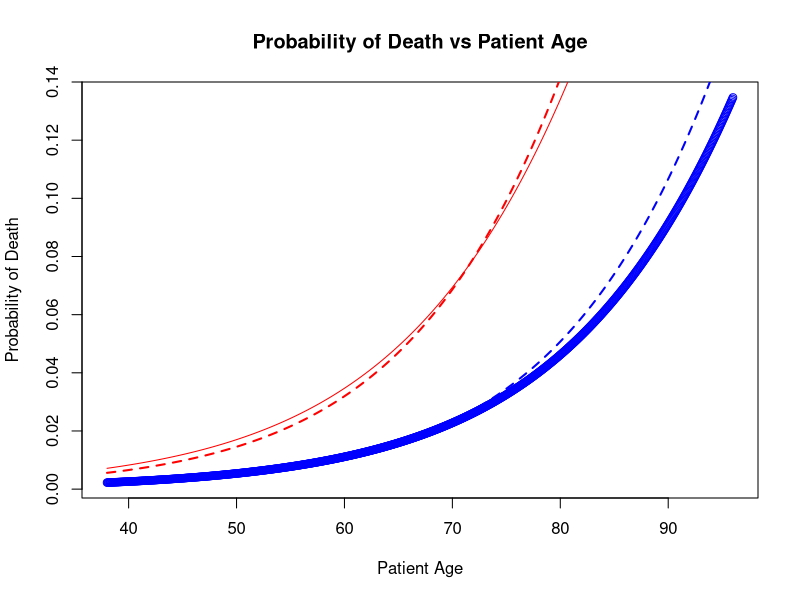

R code for this plot:
## ---- chunk 1
# Use echo = FALSE for Answer Key without R code, 
# echo = TRUE for complete solutions.
knitr::opts_chunk$set(echo = TRUE)
## ---- chunk 2
beta_0     <- -8.868 # intercept
beta_renal <-  1.162 # coefficient of renal
beta_age   <-  0.073 # coefficient of age
N <- 12736
set.seed(552)

# Set some parameters for a gamma distribution to simulate age
a_s <- 65.3 - 24
a_s2 <- ((97 - 24) / 9) ^ 2
ss <- a_s2 / a_s
aa <- a_s / ss
age <- round(20 + rgamma(N, shape = aa, scale = ss), 0) 
renal <- rbinom(N, size = 1, prob = 0.04)

# Set the theoretical log-odds of death for each patient
Log_Odds <- beta_0 + beta_renal * renal + beta_age * age

# Convert from log-odds to probability of death
Logistic_Prob <- exp(Log_Odds) / (1 + exp(Log_Odds))

# Simulate death or life for each patient
death <- rbinom(N, size = 1, prob = Logistic_Prob)
## ---- chunk 3
#Use table() to create the 2x2 table of renal and death
rd_table <- table(renal, death)
rd_table

#Calculate the empirical odds ratio
rho_1 <- rd_table[2,2] / sum(renal == 1)
rho_1
rho_2 <- rd_table[1,2] / sum(renal == 0)
rho_2

emp_oddsr <- ((rho_1 / (1 - rho_1))) / ((rho_2 / (1 - rho_2)))
emp_oddsr
## ---- chunk 4
#Compute the odds ratio of death is
odd_r_death <- exp(beta_renal)
odd_r_death
## ---- chunk 5
fit <- glm(death ~ renal + age, family = binomial(link = logit))
summary(fit)
## ---- chunk 6
#Intercept +/- 1 se
int_est <- fit$coefficients[1]
int_est
int_est_seplus <- int_est + summary(fit)$coef[4]
int_est_seplus
int_est_seminus <- int_est - summary(fit)$coef[4]
int_est_seminus

#Compare with beta_0
beta_0

#Renal feature +/- se
renal_est <- fit$coefficients[2]
renal_est
renal_est_seplus <- renal_est + summary(fit)$coef[5]
renal_est_seplus
renal_est_seminus <- renal_est - summary(fit)$coef[5]
renal_est_seminus

#Compare with beta_renal
beta_renal

#age feature +/- se
age_est <- fit$coefficients[3]
age_est
age_est_seplus <- age_est + summary(fit)$coef[6]
age_est_seplus
age_est_seminus <- age_est - summary(fit)$coef[6]
age_est_seminus

#Compare with beta_renal
beta_age
## ---- chunk 7
#Calculate the 95% CI for the renal log-odds ratio estimate
CI_95_lower <- renal_est - (1.96 * summary(fit)$coef[5])
CI_95_lower
CI_95_upper <- renal_est + (1.96 * summary(fit)$coef[5])
CI_95_upper

#Change to non log scale
renal_est_oddr <- exp(renal_est)
renal_est_oddr
CI_95_lower_nl <- exp(CI_95_lower)
CI_95_lower_nl
CI_95_upper_nl <- exp(CI_95_upper)
CI_95_upper_nl
## ---- chunk 8
#i
#Calculate the probability that a 70-year-old with the renal condition dies
renal <- 1
age_val <- 70
model_out <- -9.356522 + (renal * 1.124853) + (age_val * 0.080345) 
model_out
pdr1a70 <- exp(model_out) / (1 + exp(model_out))
pdr1a70

#ii
#Calculate the probability that a 70-year-old without the renal condition dies
renal <- 0
age_val <- 70
model_out <- -9.356522 + renal * 1.124853 + age_val * 0.080345 
model_out
pdr0a70 <- exp(model_out) / (1 + exp(model_out))
pdr0a70

#iii
#Odds ratio of death for a 70 year old patient with the renal condition
odds_r_death <- (pdr1a70 / (1 - pdr1a70)) / (pdr0a70 / (1 - pdr0a70))
odds_r_death

#iv
#log odds ratio for death
log_odds_ratio_death <- log(odds_r_death)
log_odds_ratio_death

#compare (iv) to fit$coef[2]
fit$coef[2]
## ---- chunk 9
#i
#Estimate the probability that a 69 year old with the renal condition dies
renal <- 1
age_val <- 69
model_out <- -9.356522 + (renal * 1.124853) + (age_val * 0.080345) 
model_out
pdr1a69 <- exp(model_out) / (1 + exp(model_out))
pdr1a69

#ii
#Compute the odds ratio of renal-70 to renal-69
odds_r_death <- (pdr1a70 / (1 - pdr1a70)) / (pdr1a69 / (1 - pdr1a69))
odds_r_death

#iii
#Log odds ration from part ii
log_odds_ratio_death <- log(odds_r_death)
log_odds_ratio_death

#Compare iii to fit$coef[3]
fit$coef[3]

## ---- chunk 10
age_grid <- seq(from = min(age), to = max(age), length.out = 1000)
## ---- chunk 11
#Calculate probability vectors for plotting
#Theoretical probabilities
renal <- 0
age_val <- age_grid
model_out <- beta_0 + (renal * beta_renal) + (age_val * beta_age) 
Tpdr0agrid <- exp(model_out) / (1 + exp(model_out))

renal <- 1
age_val <- age_grid
model_out <- beta_0 + (renal * beta_renal) + (age_val * beta_age) 
Tpdr1agrid <- exp(model_out) / (1 + exp(model_out))


#Estimated probabilities
renal <- 0
age_val <- age_grid
model_out <- -9.356522 + (renal * 1.124853) + (age_val * 0.080345) 
Epdr0agrid <- exp(model_out) / (1 + exp(model_out))

renal <- 1
age_val <- age_grid
model_out <- -9.356522 + (renal * 1.124853) + (age_val * 0.080345) 
Epdr1agrid <- exp(model_out) / (1 + exp(model_out))

#Create a plot of probabilities for death vs. age
plot(age_grid, Tpdr0agrid, col = "blue", lty = 1, xlab = "Patient Age", ylab = "Probability of Death",
     main = "Probability of Death vs Patient Age")
lines(age_grid, Tpdr1agrid, col = "red", lty = 1)
lines(age_grid, Epdr0agrid, col = "blue", lty = 2, lwd = 2)
lines(age_grid, Epdr1agrid, col = "red", lty = 2, lwd = 2)


## ---- chunk 12
#Fit the logistic model without renal
fit_nr <- glm(death ~ age, family = binomial(link = logit))
summary(fit_nr)

#Calculate the drop in deviance statistic
dod <- fit_nr$deviance - fit$deviance
dod

#dod is a large test statistic so we will most likely reject the null
#that the model without renal fits adequately.  Let's calculate the 
#p-value next to quantify that idea.

p_val <- pchisq(dod, df = 1, lower.tail = FALSE)
p_val

